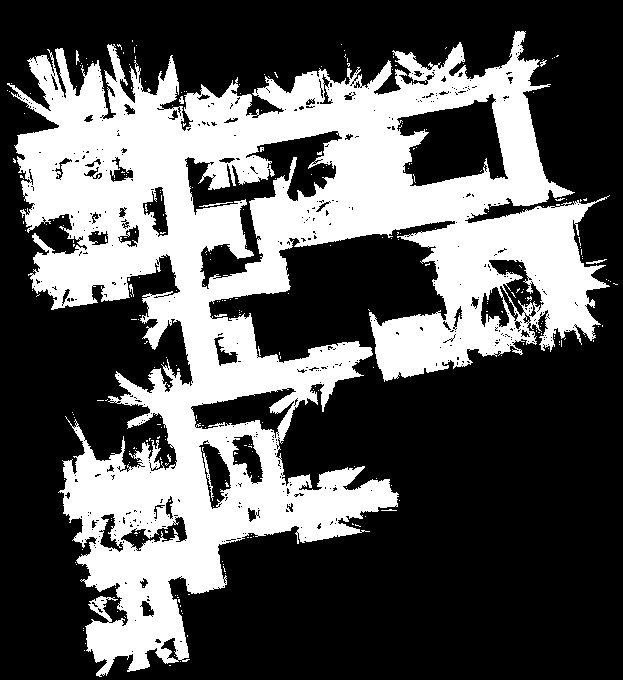
#> input picture project/src/occupancy_map.png, 623 x 680 px
$ python path.py
#> lines starting #> are read from the running program, lines starting #| are printed output that depends on the picture; after the words box and inside, x2 and y2 are one past the last pixel; in counts of white or black regions, pixels touching at a corner belong together
### project/src/A_star_search.py
#!/usr/bin/env python
# coding: utf-8

import numpy as np
import pandas as pd
import heapq as hq
import matplotlib.pyplot as plt
import matplotlib.image as mpimg
import networkx as nx
import math
from PIL import Image
from queue import PriorityQueue
from heapq import heappush, heappop

# [27 lines left out: function is_reachable, not called in this run]

def recover_path(s, g, pred):
    path = [g]
    while path[-1] != s:
        path.append(pred[path[-1]])
    path.reverse()
    return path

def neighbor_nodes(v, occupancy_grid):
    x, y = v
    neighbors = [(x-1, y), (x+1, y), (x, y-1), (x, y+1), (x+1, y+1), (x-1, y-1), (x-1, y+1), (x+1, y-1)]
    neighbors = [n for n in neighbors if 0 <= n[0] < occupancy_grid.shape[0] and 0 <= n[1] < occupancy_grid.shape[1]]
    return [n for n in neighbors if occupancy_grid[n[0], n[1]] == 1]

def heuristic_cost(u, v, occupancy_grid):
    x1, y1 = u
    x2, y2 = v
    return ((x1 - x2) ** 2 + (y1 - y2) ** 2) ** 0.5

def edge_weight(u, v, occupancy_grid):
    return heuristic_cost(u, v, occupancy_grid)

def a_star_search(V, s, g, N, w, h):
    CostTo = {}
    EstTotalCost = {}
    pred = {}
    for v in V:
        CostTo[v] = float('inf')
        EstTotalCost[v] = float('inf')
    CostTo[s] = 0
    EstTotalCost[s] = h(s, g)
    Q = [(EstTotalCost[s], s)]

    # Main loop,. while we have nods in queue
    while Q:
        # Pop the vertex with the lowest estimated total cost from Q
        _, v = heappop(Q)

        # If the popped vertex is the goal, return the optimal path
        if v == g:
            return recover_path(s, g, pred)

        # For each of v's neighbors
        for i in N(v):
            # Calculate the cost of the path to reach i through v
            pvi = CostTo[v] + w(v, i)

            # If the path to reach i through v is better than the previously-known best path
            if pvi < CostTo[i]:
                # Update the parent of i to v
                pred[i] = v

                # Update the cost of the best path to i
                CostTo[i] = pvi

                # Update the estimated total cost of the best path to i
                EstTotalCost[i] = pvi + h(i, g)

                # If i is already in Q, update its priority
                if (EstTotalCost[i], i) in Q:
                    # Update i's priority in the queue
                    Q.remove((EstTotalCost[i], i))
                    heappush(Q, (EstTotalCost[i], i))
                else:
                    # Insert i into the queue with its EstTotalCost as its priority
                    heappush(Q, (EstTotalCost[i], i))

    # Return empty if there is no path to the goal
    return []

# main function that invokes A* search algorithm
def find_a_path(occupancy_grid, start, goal):
    V = set((x, y) for x in range(len(occupancy_grid)) for y in range(len(occupancy_grid[0])))
    N = lambda v: neighbor_nodes(v, occupancy_grid)
    w = lambda u, v: edge_weight(u, v, occupancy_grid)
    h = lambda u, v: heuristic_cost(u, v, occupancy_grid)
    s = start
    g = goal
    path = a_star_search(V, s, g, N, w, h)
    return path

### project/src/RRT.py
import numpy as np
import matplotlib.pyplot as plt
import networkx as nx
from sklearn.neighbors import KDTree
from matplotlib import pyplot as plt
from PIL import Image
from scipy.spatial import distance
import random
from sklearn.preprocessing import normalize


def rrt_search(map, start, end, n, step):
    def is_collision_free(p1, p2, occupancy_map):
        # Check if the starting and ending points are the same
        if p1 == p2:
            return False

        # Get the x and y coordinates of the two points
        x1, y1 = p1
        x2, y2 = p2

        # Check if the starting or ending points are inside an obstacle
        if occupancy_map[x1, y1] == 0 or occupancy_map[x2, y2] == 0:
            return False

        # Determine the step sizes for x and y
        dx = abs(x2 - x1)
        dy = abs(y2 - y1)
        sx = 1 if x2 > x1 else -1
        sy = 1 if y2 > y1 else -1

        # Determine the initial error
        error = dx - dy

        # Loop through the occupancy map until the two points are reached
        while x1 != x2 or y1 != y2:
            # Check if there is an obstacle at the current point
            if occupancy_map[x1, y1] == 0:
                return False

            # Determine the next point to check
            e2 = 2 * error
            if e2 > -dy:
                error -= dy
                x1 += sx
            if e2 < dx:
                error += dx
                y1 += sy

        # There are no obstacles between the two points and neither of the points are inside an obstacle
        return True

    def get_random_point(map):
        free_points = np.argwhere(map == 1)
        return tuple(random.choice(free_points))

    def get_nearest_node(point, graph):
        nearest_node, min_dist = None, float('inf')
        for node in graph.nodes:
            dist = distance.euclidean(point, node)
            if dist < min_dist:
                nearest_node, min_dist = node, dist
        return nearest_node

    def get_new_point(nearest_node, random_point, step):
        direction = np.array(random_point) - np.array(nearest_node)
        direction = direction / np.linalg.norm(direction)
        new_point = np.array(nearest_node) + step * direction

        # Ensure that new_point is within the valid bounds of the map
        new_point[0] = max(0, min(map.shape[0] - 1, new_point[0]))
        new_point[1] = max(0, min(map.shape[1] - 1, new_point[1]))

        return tuple(new_point.astype(int))

    # Initialize V and E
    G = nx.Graph()
    G.add_node(start)

    # Start the loop
    for _ in range(n):
        # Get a random sample from map (occupancy map)
        random_point = get_random_point(map)

        # Get nearest neighbor of q_target
        nearest_node = get_nearest_node(random_point, G)

        # Create a new point
        new_point = get_new_point(nearest_node, random_point, step)

        if is_collision_free(nearest_node, new_point, map):
            G.add_edge(nearest_node, new_point)
            G.add_node(new_point)
            if is_collision_free(new_point, end, map):
                G.add_edge(new_point, end)
                G.add_node(end)
                break

    if nx.has_path(G, start, end):
        return nx.shortest_path(G, start, end)
    else:
        print('No path was found')
        return G


'''# ============= Implementation of the code =============
# The start and goal coodinates
start = (635, 140)
goal = (350, 400)

# Convert image into a numpy array. 1 indicates free space, 0 indicates obstacle
occupancy_map_img = Image.open('occupancy_map.png')
occupancy_grid = (np.asarray(occupancy_map_img) > 0).astype(int)


# Construct an RRT* path
path_rrt = rrt_search(occupancy_grid, start, goal, 20000, 10)
print(path_rrt)


x, y = zip(*path_rrt)

#plt.scatter(y, x, s=1, color='orange', label='RRT search')
plt.plot(y, x, color='orange', label='RRT search')
plt.scatter(start[1], start[0], s=50, color='r')
plt.scatter(goal[1], goal[0], s=50, color='b')
plt.imshow(occupancy_grid, cmap='gray')
plt.legend()
plt.show()'''

### project/src/path.py
from A_star_search import *
from RRT import *
from PIL import Image

# The start and goal coodinates
start = (635, 140)
goal = (350, 400)

# Convert image into a numpy array. 1 indicates free space, 0 indicates obstacle
occupancy_map_img = Image.open('occupancy_map.png')
#> occupancy_map_img is the input picture: PIL image 623x680 L; 34.9% white; 292 white regions (284 under 20 px), largest, box (x1, y1, x2, y2) and area: (7, 31, 610, 677) 146713, (199, 202, 233, 207) 48, (586, 259, 607, 264) 43
occupancy_grid = (np.asarray(occupancy_map_img) > 0).astype(int)

# Let's test the reachability
'''print("Check if it is possible to get from start point to goal (should be false):")
print(is_reachable(occupancy_grid, start, goal))
print("\nCheck if it is possible to get from a start point to a neighbor (should be true):")
print(is_reachable(occupancy_grid, start, (640,145)))'''

# Construct an A* path
path_a = find_a_path(occupancy_grid, start, goal)
#> in find_a_path, `V = set((x, y) for x in range(len(occupancy_grid)) for y in range(len(..`: V = 423640 items
#> the loop in a_star_search, `while Q:` made 113725 passes
x_path_a, y_path_a = zip(*path_a)

# Construct an RRT* path
path_rrt = rrt_search(occupancy_grid, start, goal, 20000, 10)
x_path_rrt, y_path_rrt = zip(*path_rrt)

plt.scatter(y_path_a, x_path_a, s=1, color='orange', label='A* search')
plt.plot(y_path_rrt, x_path_rrt, color='green', label='RRT search')
plt.scatter(start[1], start[0], s=50, color='r')
plt.scatter(goal[1], goal[0], s=50, color='b')
plt.imshow(occupancy_grid, cmap='gray')
plt.legend()
plt.savefig('path.png')
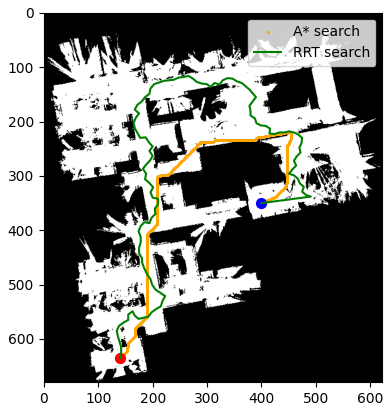
#> figure drawn by matplotlib, 1 panel
plt.show()
